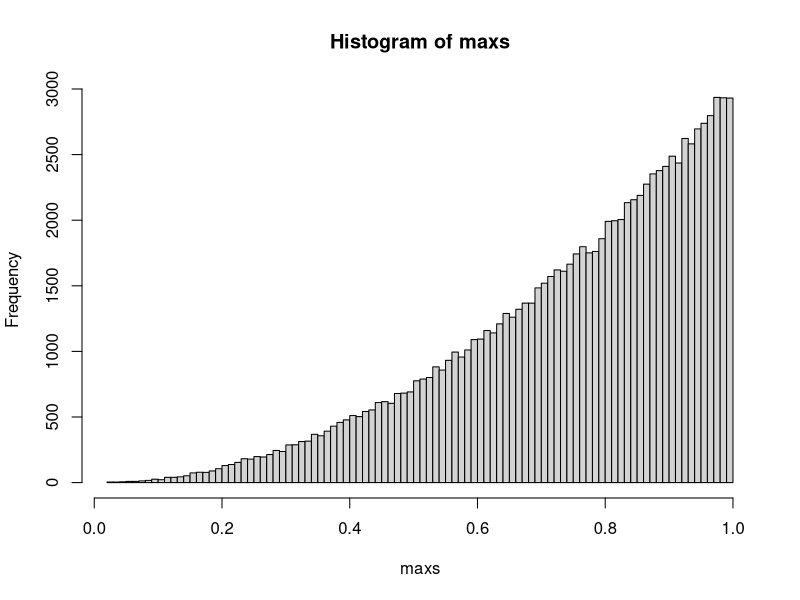
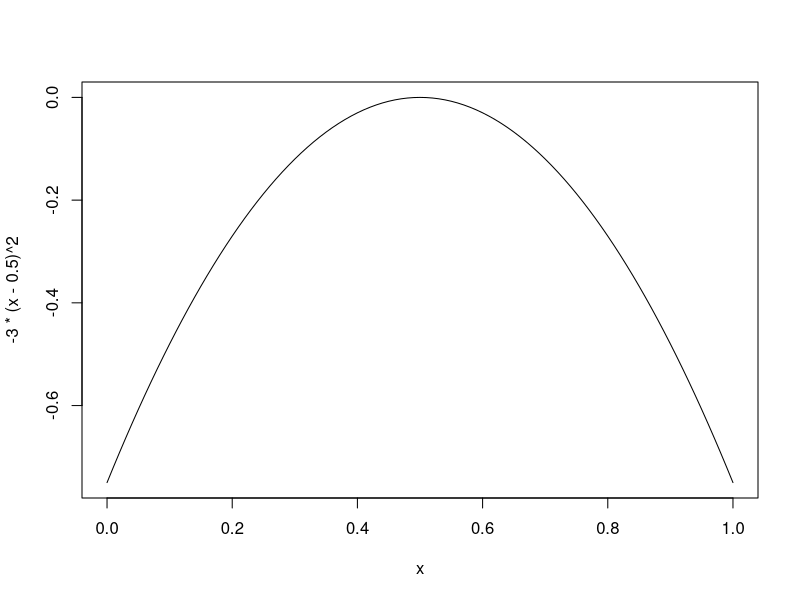
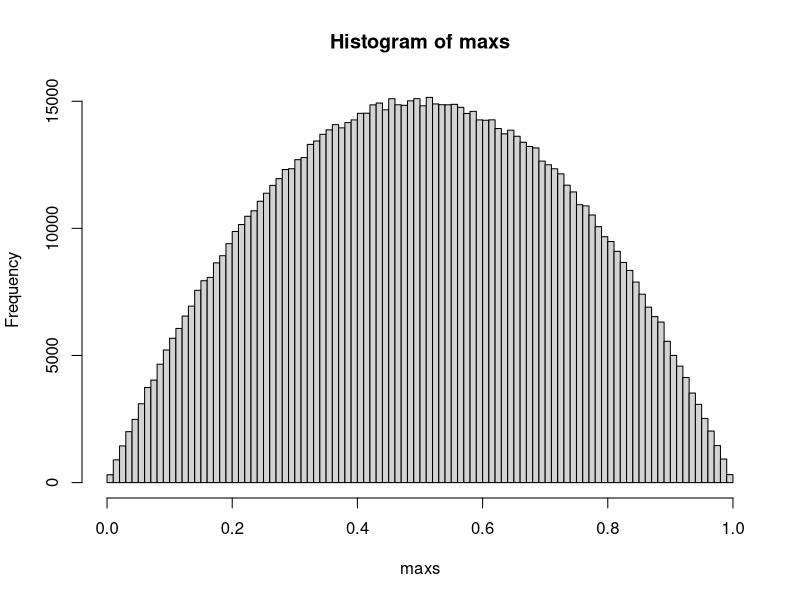

Write the R code that produced these figures, in order.


n = 100000
maxs = rep(0,n)

for(i in 1:n) {
  yous = runif(3, min=0, max=1)
  maxs[i] = max(yous)
}
hist(maxs, breaks=100)
curve(expr = -3*(x-.5)^2)
mean(maxs)

###########################################

n = 1000000
maxs = rep(0,n)

for(i in 1:n) {
  yous = runif(3, min=0, max=1)
  maxs[i] = median(yous)
}
hist(maxs, breaks=100)
mean(maxs)
